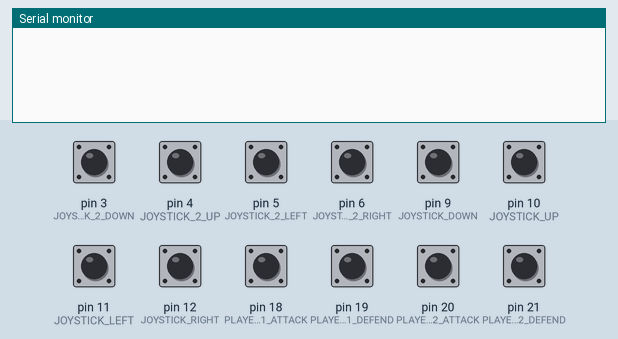
A sketch run on a simulated Arduino Leonardo, built with avr-gcc and run on an emulated ATmega32U4. On the bench: the last lines printed to the serial monitor. Inputs (shaded band) come from the test bench; at power-on: pin 3 (JOYSTICK_2_DOWN), pin 4 (JOYSTICK_2_UP), pin 5 (JOYSTICK_2_LEFT), pin 6 (JOYSTICK_2_RIGHT), pin 9 (JOYSTICK_DOWN), pin 10 (JOYSTICK_UP), pin 11 (JOYSTICK_LEFT), pin 12 (JOYSTICK_RIGHT), pin 18 (PLAYER_1_ATTACK), pin 19 (PLAYER_1_DEFEND), pin 20 (PLAYER_2_ATTACK), pin 21 (PLAYER_2_DEFEND) HIGH. USB keyboard and mouse output is not drawn.

Above: at 4.2 s.
4.3 s: pin 3 (JOYSTICK_2_DOWN) pulled LOW for 0.15 s
At 4.8 s:
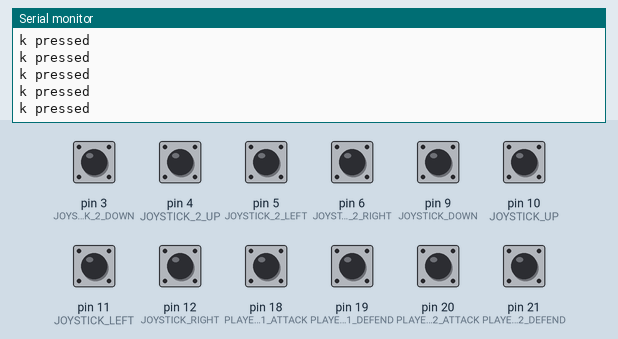
5.9 s: pin 4 (JOYSTICK_2_UP) pulled LOW for 0.15 s
At 7.2 s:
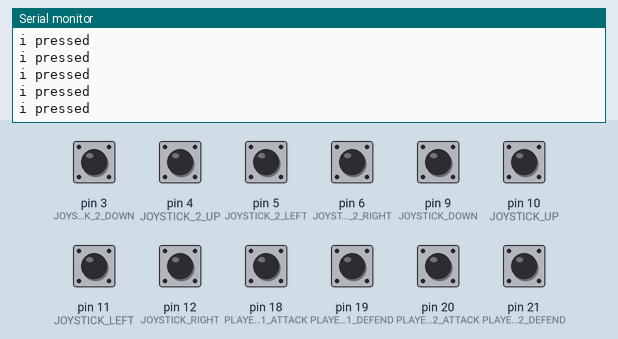
7.5 s: pin 5 (JOYSTICK_2_LEFT) pulled LOW for 0.15 s
At 8.5 s:
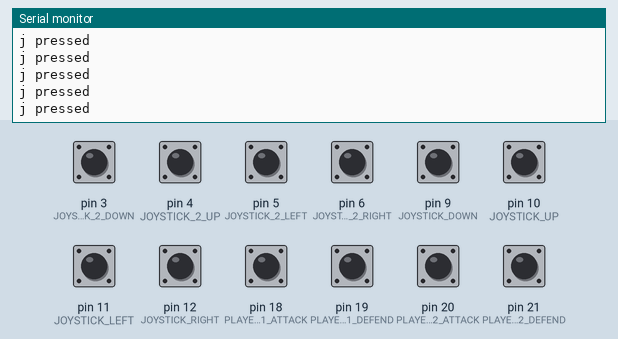
9.1 s: pin 6 (JOYSTICK_2_RIGHT) pulled LOW for 0.15 s
At 9.7 s:
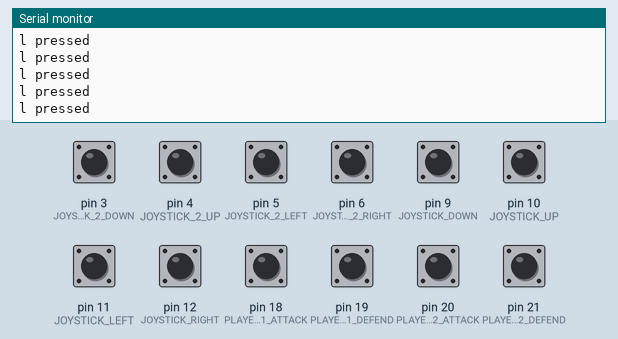
10.7 s: pin 9 (JOYSTICK_DOWN) pulled LOW for 0.15 s
At 12.0 s:
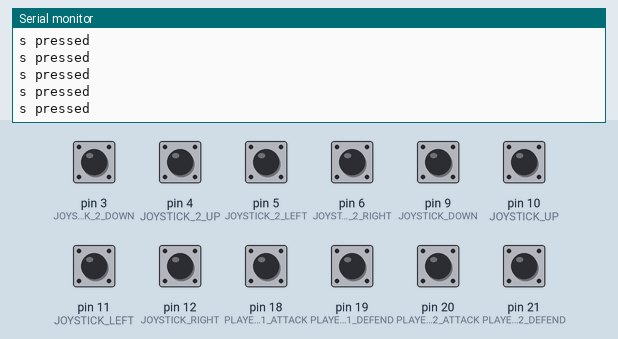
12.3 s: pin 10 (JOYSTICK_UP) pulled LOW for 0.15 s
At 13.3 s:
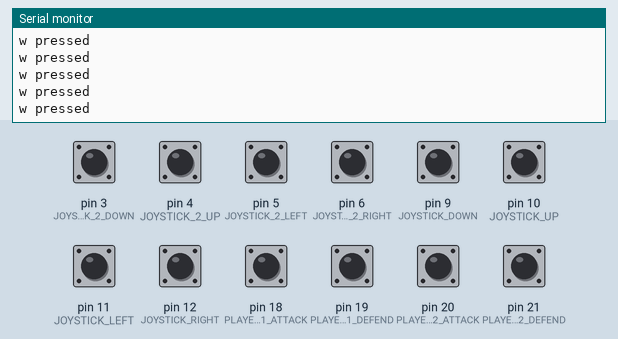

Measured:
- after the input at 4.3 s, the serial monitor: prints a new line at once (image 1)
- after the input at 5.9 s, the serial monitor: prints a new line at once (image 2)
- after the input at 7.5 s, the serial monitor: prints a new line at once (image 3)
- after the input at 9.1 s, the serial monitor: prints a new line at once (image 4)
- after the input at 10.7 s, the serial monitor: prints a new line at once (image 5)
- after the input at 12.3 s, the serial monitor: prints a new line at once (image 6)

The sketch:

cmgt_controller_test_engineerlike.ino
```cpp
#include <Keyboard.h>

// use this option for OSX:
//char ctrlKey = KEY_LEFT_GUI;
// use this option for Windows and Linux:
  char ctrlKey = KEY_LEFT_CTRL;

void setup() {
  delay(3000);
  Serial.begin(9600);
  // make pin 2 an input and turn on the
  // pullup resistor so it goes high unless
  // connected to ground:
  pinMode(12, INPUT_PULLUP); //JOYSTICK RIGHT
  pinMode(11, INPUT_PULLUP); //JOYSTICK LEFT
  pinMode(9, INPUT_PULLUP); //JOYSTICK DOWN
  pinMode(10, INPUT_PULLUP); //JOYSTICK UP

  pinMode(6, INPUT_PULLUP); //JOYSTICK 2 RIGHT
  pinMode(5, INPUT_PULLUP); //JOYSTICK 2 LEFT
  pinMode(3, INPUT_PULLUP); //JOYSTICK 2 DOWN
  pinMode(4, INPUT_PULLUP); //JOYSTICK 2 UP

  pinMode(18, INPUT_PULLUP); //PLAYER 1 ATTACK
  pinMode(19, INPUT_PULLUP); //PLAYER 1 DEFEND
  pinMode(20, INPUT_PULLUP); //PLAYER 2 ATTACK
  pinMode(21, INPUT_PULLUP); //PLAYER 2 DEFEND

  // initialize control over the keyboard:
  Keyboard.begin();
}

void loop() {
  //JOYSTICK RIGHT player 1
  if (!digitalRead(12) == HIGH) {
  Keyboard.press('d');
  Serial.println("d pressed");
  }
  else{
    Keyboard.release('d');
  }

  //JOYSTICK LEFT player 1
  if (!digitalRead(11) == HIGH) {
  Keyboard.press('a');
  Serial.println("a pressed");
  }
  else{
    Keyboard.release('a');
  }

  //JOYSTICK DOWN player 1
  if (!digitalRead(9) == HIGH) {
  Keyboard.press('s');
  Serial.println("s pressed");
  }
  else{
    Keyboard.release('s');
  }

  //JOYSTICK UP player 1
  if (!digitalRead(10) == HIGH) {
  Keyboard.press('w');
  Serial.println("w pressed");
  }
  else{
    Keyboard.release('w');
  }

  //attack player 1
  if (!digitalRead(18) == HIGH) {
  Keyboard.press('e');
  Serial.println("e pressed - attack 1");
  }
  else{
    Keyboard.release('e');
  }

  //defend player 1
  if (!digitalRead(19) == HIGH) {
  Keyboard.press('r');
  Serial.println("r pressed - defend 1");
  }
  else{
    Keyboard.release('r');
  }


  //JOYSTICK RIGHT player 2
  if (!digitalRead(6) == HIGH) {
  Keyboard.press('l');
  Serial.println("l pressed");
  }
  else{
    Keyboard.release('l');
  }

  //JOYSTICK LEFT player 2
  if (!digitalRead(5) == HIGH) {
  Keyboard.press('j');
  Serial.println("j pressed");
  }
  else{
    Keyboard.release('j');
  }

  //JOYSTICK DOWN player 2
  if (!digitalRead(3) == HIGH) {
  Keyboard.press('k');
  Serial.println("k pressed");
  }
  else{
    Keyboard.release('k');
  }

  //JOYSTICK UP player 2
  if (!digitalRead(4) == HIGH) {
  Keyboard.press('i');
  Serial.println("i pressed");
  }
  else{
    Keyboard.release('i');
  }

  //attack player 2
  if (!digitalRead(20) == HIGH) {
  Keyboard.press('o');
  Serial.println("o pressed - attack 2");
  }
  else{
    Keyboard.release('o');
  }

  //defend player 1
  if (!digitalRead(21) == HIGH) {
  Keyboard.press('p');
  Serial.println("p pressed - defend 2");
  }
  else{
    Keyboard.release('p');
  }
  // wait for new window to open:

}
```
